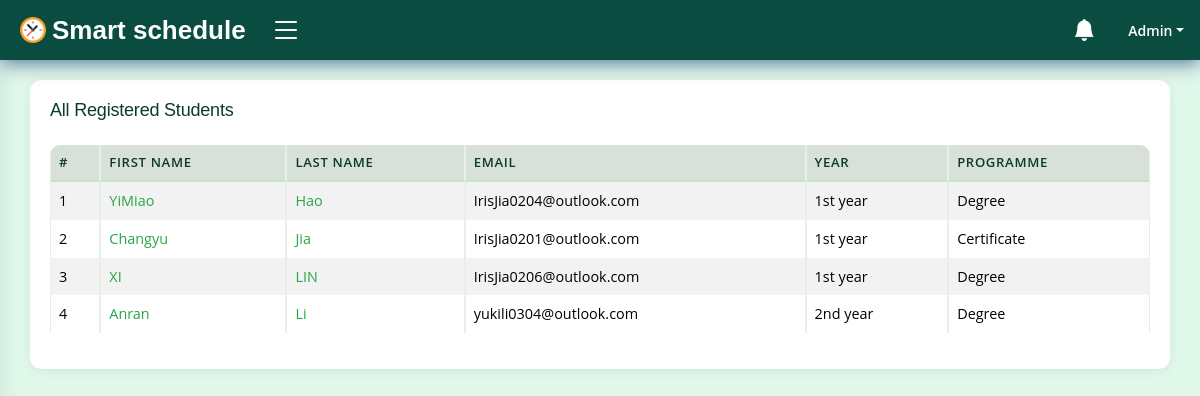
The app's page /campus/admin-dashboard/all-students/ (signed in) with its own data.
### accounts/models.py (models this page shows, shortened)
class User(AbstractUser):
    REMINDER_TIME_CHOICES = [
        ('60min', '60 minutes before'),
        ('30min', '30 minutes before'),
        ('15min', '15 minutes before'),
        ('instant', 'Instant'),
    ]
    NOTIFICATION_METHOD_CHOICES = [
        ('in_app', 'In-App'),
        ('email', 'Email'),
        ('both', 'Both'),
    ]
    id = models.CharField(max_length=50, primary_key=True, unique=True, editable=False)
    first_name = models.CharField(max_length=15, blank=False)
    last_name = models.CharField(max_length=15, blank=False)
    email = models.EmailField(unique=True)
    gender = models.CharField(max_length=7, blank=False)
    dob = models.DateField(null=True, blank=False, db_column='Date of Birth')
    age = models.PositiveIntegerField(default=0, editable=False)
    mobile_no = PhoneNumberField()
    is_student = models.BooleanField(default=False)
    date_updated = models.DateTimeField(auto_now=True)
    reminder_preference = models.CharField(
        max_length=100,  # Increased length to store multiple values
        default='15min',
        verbose_name='Reminder Times',
        help_text='Select one or more reminder times.'
    )
    notification_method = models.CharField(
        max_length=10,
        choices=NOTIFICATION_METHOD_CHOICES,
        default='in_app',
        verbose_name='Notification Method',
    )
    REQUIRED_FIELDS = ['username']
    USERNAME_FIELD = 'email'
    def __str__(self) -> str:
        return self.username
    @property
    def is_faculty(self):
        return hasattr(self, 'faculty')
    @property
    def is_admin(self):
        return self.is_staff or self.is_superuser or (self.is_faculty and self.faculty.position == 'Admin')
    class Meta:
        ordering = ['username', 'first_name', 'last_name']

class Student(models.Model):
    id = models.CharField(max_length=50, primary_key=True, unique=True, editable=False)
    student_name = models.OneToOneField(User, on_delete=models.CASCADE, editable=False)
    school = models.CharField(max_length=70, blank=False)
    department = models.CharField(max_length=70, blank=False)
    reg_no = models.CharField(max_length=14, blank=False, unique=True, db_column='Registration No.')
    year = models.CharField(max_length=10, blank=False, db_column='Year of Study')
    semester = models.CharField(max_length=1, blank=False)
    programme = models.CharField(max_length=35, blank=False)
    course = models.CharField(max_length=50, blank=False)
    date_created = models.DateTimeField(auto_now_add=True)
    date_updated = models.DateTimeField(auto_now=True)
    class Meta:
        ordering = ['student_name', 'reg_no']
        verbose_name_plural = 'Students records'

### campus/views.py (the view)
# urls.py: path('admin-dashboard/all-students/', views.AdminAllStudentsView.as_view(), name='admin_all_students'),
@method_decorator(login_required(login_url='login'), name='get')
@method_decorator(user_passes_test(lambda user: user.is_admin), name='get')
class AdminAllStudentsView(View):
    template_name = 'dashboard/admin/all_students.html'
    def get(self, request, *args, **kwargs):
        all_students = Student.objects.all().select_related('student_name').exclude(id='').order_by('student_name__last_name', 'student_name__first_name')
        context = {
            'all_students': all_students,
        }
        return render(request, self.template_name, context)

### accounts/models.py (called while the page is built)
    def __str__(self) -> str:
        return f'{self.staff}'

### campus/processors/context_processors.py (called while the page is built)
def user_notifications(request):
    if request.user.is_authenticated:
        unread_notifications = Notification.objects.filter(recipient=request.user, is_read=False)
        all_notifications = Notification.objects.filter(recipient=request.user)
        context = {
            'unread_notifications': unread_notifications,
            'unread_notifications_count': unread_notifications.count(),
            'all_notifications': all_notifications,
        }
    else:
        context = {
            'unread_notifications': [],
            'unread_notifications_count': 0,
            'all_notifications': [],
        }
    return context

### campus/templates/dashboard/admin/all_students.html (shortened to what this page needs)
{% extends 'dashboard/faculty/base.html' %}
{% block content %}
<main id="main" class="main">
    <section class="section">
        <div class="row">
            <div class="col-lg-12">
                <div class="card">
                    <div class="card-body">
                        <h5 class="card-title">All Registered Students</h5>
                        {% if all_students %}
                        <div class="table-responsive">
                            <table class="table table-bordered table-striped">
                                <thead>
                                    <tr class="table-active">
                                        <th>#</th>
                                        <th>First Name</th>
                                        <th>Last Name</th>
                                        <th>Email</th>
                                        <th>Year</th>
                                        <th>Programme</th>
                                    </tr>
                                </thead>
                                <tbody>
                                    {% for student in all_students %}
                                    <tr>
                                        <td>{{ forloop.counter }}</td>
                                        <td><a href="{% url 'view_student_calendar' student_id=student.id %}">{{ student.student_name.first_name }}</a></td>
                                        <td><a href="{% url 'view_student_calendar' student_id=student.id %}">{{ student.student_name.last_name }}</a></td>
                                        <td>{{ student.student_name.email }}</td>
                                        <td>{{ student.year }}</td>
                                        <td>{{ student.programme }}</td>
                                    </tr>
                                    {% endfor %}
                                </tbody>
                            </table>
                        </div>
                        {% else %}
                        <div class="alert alert-info" role="alert">
                            No students are registered yet.
                        </div>
                        {% endif %}
                    </div>
                </div>
            </div>
        </div>
    </section>
</main>
{% endblock %}

### campus/templates/dashboard/faculty/base.html (shortened to what this page needs)
{% load static %}
{% load custom_filters %}
<!DOCTYPE html>
<html lang="en">
<head>
    <link href="https://cdn.jsdelivr.net/npm/bootstrap@5.3.2/dist/css/bootstrap.min.css" rel="stylesheet">
    <link rel="stylesheet" href="https://cdn.jsdelivr.net/npm/bootstrap-icons@1.11.1/font/bootstrap-icons.css">
    <link href="{% static 'css/styles.css' %}" rel="stylesheet">
    <link href="{% static 'css/custom.css' %}?v=2.0" rel="stylesheet">
    <link rel="stylesheet" href="https://cdn.jsdelivr.net/npm/fullcalendar@5.10.0/main.min.css">
</head>
<body>
    <header id="header" class="header fixed-top d-flex align-items-center">
        <div class="d-flex align-items-center justify-content-between">
            <a href="{% url 'faculty_homepage' %}" class="logo d-flex align-items-center">
                <img src="{% static 'img/logo/logo.png' %}" alt="logo">
                <span class="d-none d-lg-block text-white">Smart schedule</span>
            </a>
            <i class="bi bi-list toggle-sidebar-btn"></i>
        </div>
        <nav class="header-nav ms-auto">
            <ul class="d-flex align-items-center">
                <li class="nav-item dropdown">
                    <a class="nav-link nav-icon" href="#" data-bs-toggle="dropdown">
                        <i class="bi bi-bell-fill"></i>
                    </a>
                </li>
                <li class="nav-item dropdown pe-3">
                    <a class="nav-link nav-profile d-flex align-items-center pe-0" href="" data-bs-toggle="dropdown">
                        <span class="d-none d-md-block dropdown-toggle ps-2">{{ request.user.username }}</span>
                    </a>
                </li>
            </ul>
        </nav>
    </header>
    {% block content %}
    {% endblock %}
</body>
</html>

### static/css/styles.css (style rules this page uses)
:root { scroll-behavior: smooth; }
body { font-family: "Open Sans", sans-serif; background: #e0f8e9; color: #444444; }
a { color: #28a745; text-decoration: none; }
h1, h2, h3, h4, h5, h6 { font-family: "Nunito", sans-serif; }
#main { margin-top: 60px; padding: 20px 30px; transition: all 0.3s; }
.card { margin-bottom: 30px; border: none; border-radius: 5px; box-shadow: 0px 0 30px rgba(1, 41, 112, 0.1); }
.card-title { padding: 20px 0 15px 0; font-size: 18px; font-weight: 500; color: #0c3b2e; font-family: "Poppins", sans-serif; }
.card-body { padding: 0 20px 20px 20px; }
.logo { line-height: 1; }
@media (min-width: 1200px) { .logo { width: 240px; } }
.logo img { max-height: 26px; margin-right: 6px; }
.logo span { font-size: 26px; font-weight: 700; color: #0c3b2e; font-family: "Nunito", sans-serif; }
.header { transition: all 0.5s; z-index: 997; height: 60px; box-shadow: 0px 2px 20px rgba(1, 41, 112, 0.7); background-color: #0a4c3f; padding-left: 20px; }
.header .toggle-sidebar-btn { font-size: 32px; padding-left: 10px; cursor: pointer; color: #fff; }
.header-nav ul { list-style: none; }
.header-nav>ul { margin: 0; padding: 0; }
.header-nav .nav-icon { font-size: 22px; color: #fff; margin-right: 25px; position: relative; }
.header-nav .nav-profile { color: #fff; }
.header-nav .nav-profile span { font-size: 14px; font-weight: 600; }
@media (min-width: 1200px) { #main, #footer { margin-left: 300px; } }
@media (min-width: 1200px) { .toggle-sidebar #main, .toggle-sidebar #footer { margin-left: 0; } }

### static/css/custom.css (style rules this page uses)
#main { animation: fadeSlideIn 0.35s ease both; }
.card { border-radius: 12px !important; box-shadow: 0 2px 12px rgba(1,41,112,0.07) !important; transition: box-shadow 0.25s ease, transform 0.25s ease; }
.card-body { border-radius: 12px; }
.card-title { letter-spacing: -0.2px; }
.table { border-collapse: separate; border-spacing: 0; }
.table thead th { background-color: #f0faf2; color: #0c3b2e; font-weight: 600; font-size: 0.82rem; text-transform: uppercase; letter-spacing: 0.05em; border-bottom: 2px solid #c3e6cb; white-space: nowrap; }
.table tbody tr td { vertical-align: middle; font-size: 0.9rem; }
.table-responsive { border-radius: 10px; }
.table-bordered > :not(caption) > * > * { border-color: #e4f0e8; }

### records on screen
User: user.username "Admin"
Student: student_name.first_name "YiMiao", student_name.last_name "Hao", student_name.email "IrisJia0204@outlook.com", year "1st year", programme "Degree"
Student: student_name.first_name "Changyu", student_name.last_name "Jia", student_name.email "IrisJia0201@outlook.com", year "1st year", programme "Certificate"
Student: student_name.first_name "XI", student_name.last_name "LIN", student_name.email "IrisJia0206@outlook.com", year "1st year", programme "Degree"
Student: student_name.first_name "Anran", student_name.last_name "Li", student_name.email "yukili0304@outlook.com", year "2nd year", programme "Degree"
